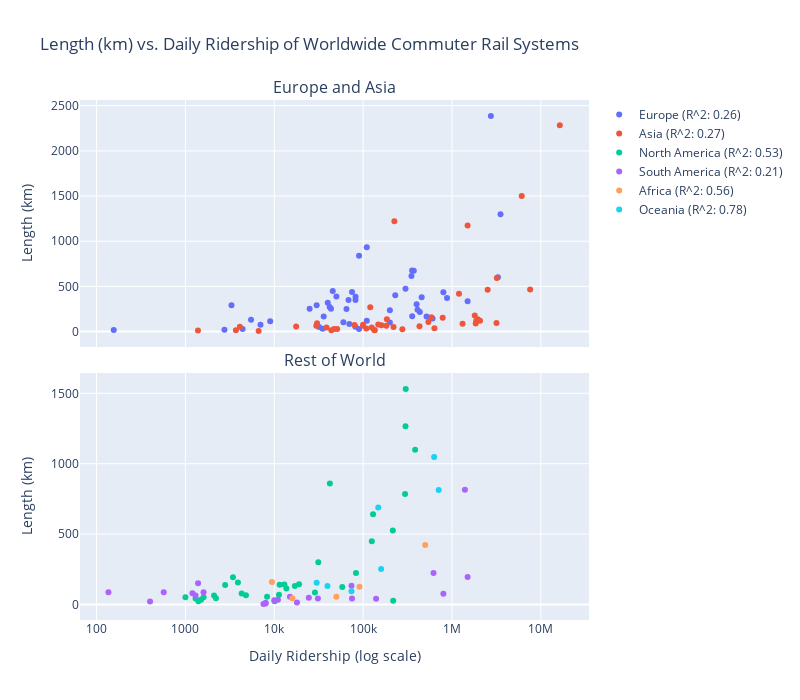

Notebook code for this chart:
### Markdown cell above
## Length vs. Daily Ridership
This plot compares the length of commuter rail networks (in kilometers) with daily ridership across continents. The first subplot contains Europe and Asia, and the second has the rest of the world. Systems with higher ridership tend to have longer networks, mostly in Europe and Asia. JR East, Japan’s largest rail operator, stands out as a significant outlier with exceptionally high daily ridership compared to other systems, due to the efficiency and popularity of its dense commuter rail network. Other continents show a wider scatter, meaning more ridership variation compared to the network's length.

The legend also contains a calculated $R^2$ value for the relationship between length and daily ridership. North America’s relatively low $R^2$ of $0.53$ shows the varied use its commuter rail systems.

### Code cell
from plotly.subplots import make_subplots
import plotly.graph_objects as go
import numpy as np
from scipy.stats import linregress

continent_df = continent_df[continent_df["Daily ridership"] > 0]
europe = continent_df[continent_df["Continent"] == "Europe"]
asia = continent_df[continent_df["Continent"] == "Asia"]
north_america = continent_df[continent_df["Continent"] == "North America"]
south_america = continent_df[continent_df["Continent"] == "South America"]
africa = continent_df[continent_df["Continent"] == "Africa"]
oceania = continent_df[continent_df["Continent"] == "Oceania"]

def calculate_r2(x, y):
    if len(x) > 1:
        slope, intercept, r_value, p_value, std_err = linregress(x, y)
        return r_value**2
    else:
        return None
    
europe_r2 = calculate_r2(np.log(europe["Daily ridership"]), europe["Length (km)"])
asia_r2 = calculate_r2(np.log(asia["Daily ridership"]), asia["Length (km)"])
north_america_r2 = calculate_r2(np.log(north_america["Daily ridership"]), north_america["Length (km)"])
south_america_r2 = calculate_r2(np.log(south_america["Daily ridership"]), south_america["Length (km)"])
africa_r2 = calculate_r2(np.log(africa["Daily ridership"]), africa["Length (km)"])
oceania_r2 = calculate_r2(np.log(oceania["Daily ridership"]), oceania["Length (km)"])

fig = make_subplots(rows=2, cols=1, shared_xaxes=True, subplot_titles=("Europe and Asia", "Rest of World"), vertical_spacing=0.05)

fig.append_trace(go.Scatter(x=europe["Daily ridership"], y=europe["Length (km)"], mode="markers", hovertext=europe["Name"], name=f"Europe (R^2: {europe_r2:.2f})"), row=1, col=1)
fig.append_trace(go.Scatter(x=asia["Daily ridership"], y=asia["Length (km)"], mode="markers", hovertext=asia["Name"], name=f"Asia (R^2: {asia_r2:.2f})"), row=1, col=1)
fig.append_trace(go.Scatter(x=north_america["Daily ridership"], y=north_america["Length (km)"], mode="markers", hovertext=north_america["Name"], name=f"North America (R^2: {north_america_r2:.2f})"), row=2, col=1)
fig.append_trace(go.Scatter(x=south_america["Daily ridership"], y=south_america["Length (km)"], mode="markers", hovertext=south_america["Name"], name=f"South America (R^2: {south_america_r2:.2f})"), row=2, col=1)
fig.append_trace(go.Scatter(x=africa["Daily ridership"], y=africa["Length (km)"], mode="markers", hovertext=africa["Name"], name=f"Africa (R^2: {africa_r2:.2f})"), row=2, col=1)
fig.append_trace(go.Scatter(x=oceania["Daily ridership"], y=oceania["Length (km)"], mode="markers", hovertext=oceania["Name"], name=f"Oceania (R^2: {oceania_r2:.2f})"), row=2, col=1)

fig.update_layout(title_text="Length (km) vs. Daily Ridership of Worldwide Commuter Rail Systems",autosize=False,width=800,height=700,)
fig.update_xaxes(title_text="Daily Ridership (log scale)", type="log", row=2, col=1)
fig.update_yaxes(title_text="Length (km)", row=1, col=1)
fig.update_yaxes(title_text="Length (km)", row=2, col=1)

fig.update_xaxes(type="log")
fig.show()

### Figure 1 — Plotly figure (JSON) as saved in the notebook; plotly's stock layout.template omitted (floating-point values rounded to 4 significant figures)
{"data": [{"hovertext": ["S-Bahn Steiermark", "Tyrol S-Bahn", "S-Bahn Wien", "Brussels GEN/RER", "Split Suburban Railway", "Esko Prague", "S-train1", "Helsinki commuter rail", "Réseau Express Régional 1", "Transilien", "Berlin S-Bahn1", "Dresden S-Bahn", "Rhine-Main S-Bahn", "Hamburg S-Bahn1", "Hanover S-Bahn", "S-Bahn Mitteldeutschland", "S-Bahn Mittelelbe", "RheinNeckar S-Bahn", "Munich S-Bahn", "Nuremberg S-Bahn", "Rhein-Ruhr S-Bahn", "Stuttgart S-Bahn", "Athens Suburban Railway", "Proastiakos Patras", "BHÉV", "Dublin Area Rapid Transit", "Bologna metropolitan railway service", "Milan suburban railway service", "FL lines", "Rome–Lido railway", "Jæren Commuter Rail", "Trønderbanen", "CFR Săgeata Albastră", "Moscow Suburban Railway", "BG Voz", "Rodalies Barcelona", "Cercanías Madrid", "Cercanías Sevilla", "Cercanías Valencia", "Gothenburg commuter rail", "Östergötland commuter rail", "Pågatågen", "Stockholm commuter rail", "Roslagsbanan and Saltsjöbanan", "Basel S-Bahn", "Zürich S-Bahn", "Kyiv Urban Electric Train", "Merseyrail", "London Overground"], "mode": "markers", "name": "Europe (R^2: 0.26)", "x": [45520.0, 42000.0, 300000.0, 68500.0, 156.0, 110000.0, 357000.0, 200000.0, 3290000.0, 3521000.0, 1500000.0, 36000.0, 400000.0, 605000.0, 82190.0, 90000.0, 5479.0, 75000.0, 800000.0, 40000.0, 356000.0, 435000.0, 30000.0, 4400.0, 200000.0, 81900.0, 82080.0, 230000.0, 372000.0, 90000.0, 7000.0, 3300.0, 2750.0, 2740000.0, 35000.0, 350000.0, 880000.0, 25000.0, 43500.0, 60000.0, 9000.0, 50000.0, 410000.0, 70000.0, 65000.0, 456100.0, 32000.0, 110000.0, 517800.0], "y": [450.0, 271.0, 475.0, 350.0, 17.8, 933.0, 170.0, 236.0, 602.0, 1299.0, 335.2, 166.0, 303.0, 144.0, 385.0, 839.0, 130.0, 437.0, 434.0, 320.0, 676.0, 215.0, 292.0, 29.0, 101.0, 53.0, 350.0, 403.0, 672.0, 28.0, 75.0, 290.0, 20.0, 2385.0, 31.3, 615.0, 370.0, 251.0, 252.0, 104.0, 115.0, 388.0, 241.0, 83.0, 250.0, 380.0, 50.0, 120.7, 167.0], "type": "scatter", "xaxis": "x", "yaxis": "y"}, {"hovertext": ["Baku suburban railway", "MTR", "Chennai Suburban Railway", "Lucknow-Kanpur Suburban Railway", "Hyderabad MMTS", "Kolkata Suburban Railway", "Pune Suburban Railway", "Mumbai Suburban Railway", "KRL Commuterline", "Soekarno–Hatta Airport Rail Link", "KRL Commuterline Yogyakarta–Solo", "Israel Railways", "Nishi-Nippon Railroad", "Amagi Railway", "Aichi Loop Line", "Johoku Line", "Nagoya Seaside Rapid Railway", "Hankyu Railway", "Kobe Electric Railway", "Nankai Electric Railway", "Semboku Rapid Railway", "Sendai Airport Transit", "JR East", "Hokuso Railway", "Keihin Electric Express Railway", "Keio Corporation", "Keisei Electric Railway", "Metropolitan Intercity Railway Company", "Odakyu Electric Railway", "Sagami Railway", "Seibu Railway", "Shin-Keisei Electric Railway", "Tobu Railway", "Tokyu Corporation", "Toyo Rapid Railway", "Korail", "A'REX", "Korail", "KTM Komuter", "Express Rail Link", "Yangon Circular Railway", "Philippine National Railways Metro Commuter Line", "Airport Rail Link", "Marmaray", "İZBAN"], "mode": "markers", "name": "Asia (R^2: 0.27)", "x": [30300.0, 1877000.0, 1500000.0, 80000.0, 220000.0, 6100000.0, 100000.0, 7585000.0, 1200000.0, 4100.0, 29740.0, 225000.0, 543000.0, 3700.0, 38760.0, 1384.0, 43890.0, 1950000.0, 160900.0, 586900.0, 135400.0, 6670.0, 16360000.0, 108700.0, 1316000.0, 1851000.0, 786100.0, 431100.0, 2069000.0, 634900.0, 1805000.0, 276500.0, 2522000.0, 3172000.0, 133000.0, 3197000.0, 182300.0, 51100.0, 120400.0, 17630.0, 125000.0, 100000.0, 47000.0, 148000.0, 185000.0], "y": [91.0, 119.7, 1174.0, 72.0, 50.0, 1501.0, 64.0, 465.0, 418.0, 54.3, 65.4, 1221.0, 106.1, 13.7, 45.3, 11.2, 15.2, 136.0, 69.2, 157.9, 14.3, 7.1, 2283.0, 32.3, 87.0, 88.3, 152.8, 58.3, 120.5, 35.9, 176.6, 26.5, 463.3, 94.5, 16.2, 591.4, 63.8, 28.0, 269.0, 57.0, 45.9, 75.7, 28.6, 76.6, 136.0], "type": "scatter", "xaxis": "x", "yaxis": "y"}, {"hovertext": ["Exo commuter rail", "GO Transit", "Union Pearson Express", "West Coast Express", "Tren Suburbano", "New Mexico Rail Runner Express", "Capital MetroRail", "MBTA Commuter Rail", "Metra", "South Shore Line", "Trinity Railway Express", "A-train", "TEXRail", "RTD Commuter Rail", "Metrolink", "Tri-Rail", "Northstar Commuter Rail", "WeGo Star", "CTrail", "Long Island Rail Road", "Metro-North Railroad", "NJ Transit", "SunRail", "SEPTA Regional Rail", "Westside Express Service", "FrontRunner", "Coaster", "Caltrain", "Altamont Corridor Express", "Sonoma–Marin Area Rail Transit", "Sounder commuter rail", "MARC", "Virginia Railway Express"], "mode": "markers", "name": "North America (R^2: 0.53)", "x": [83100.0, 216000.0, 10090.0, 11300.0, 218000.0, 3900.0, 1600.0, 129400.0, 296600.0, 11500.0, 8300.0, 1500.0, 1301.0, 28700.0, 42260.0, 13700.0, 2100.0, 1000.0, 3431.0, 385000.0, 300000.0, 301700.0, 4300.0, 125300.0, 1400.0, 13000.0, 4800.0, 58250.0, 2800.0, 2206.0, 17060.0, 31300.0, 19000.0], "y": [224.6, 526.0, 23.3, 69.0, 27.0, 156.0, 51.0, 641.0, 785.0, 140.0, 54.7, 33.8, 43.8, 85.29, 859.0, 114.1, 64.0, 51.5, 194.5, 1100.0, 1267.0, 1530.0, 78.7, 450.0, 23.7, 142.0, 66.0, 124.6, 138.0, 45.0, 132.0, 301.0, 145.0], "type": "scatter", "xaxis": "x2", "yaxis": "y2"}, {"hovertext": ["Buenos Aires Metropolitan Area Rail Network", "Tren de las Sierras", "University train of La Plata", "Tren del Valle", "Servicio Regional Salta", "Posadas-Encarnación International Train", "Fortaleza Metro", "Sistema de Trens Urbanos de João Pessoa", "Maceió Urban Rail", "Sistema de Trens Urbanos de Natal", "SuperVia", "Companhia Paulista de Trens Metropolitanos 1", "ViaMobilidade", "VLT de Sobral", "Teresina Metro", "Valparaíso Metro", "Biotren", "Corto Laja", "Metrotren", "Regional Victoria-Temuco", "Talca-Constitución Buscarril", "State Railways Administration of Uruguay", "Sistema Ferroviario Central"], "mode": "markers", "name": "South America (R^2: 0.21)", "x": [1400000.0, 1388.0, 7559.0, 400.0, 570.0, 8000.0, 31000.0, 10000.0, 11000.0, 15000.0, 620000.0, 1500000.0, 800000.0, 18000.0, 8000.0, 75000.0, 24500.0, 1600.0, 74000.0, 1300.0, 136.0, 1200.0, 140000.0], "y": [815.0, 150.8, 4.6, 21.0, 87.0, 8.0, 43.0, 30.0, 34.3, 56.0, 223.5, 196.0, 76.0, 13.9, 13.5, 43.0, 48.0, 87.3, 133.8, 65.0, 88.0, 80.0, 41.4], "type": "scatter", "xaxis": "x2", "yaxis": "y2"}, {"hovertext": ["Algiers RER", "Nairobi rail service", "Train Express Regional", "Metrorail Western Cape", "Dar es Salaam commuter rail"], "mode": "markers", "name": "Africa (R^2: 0.56)", "x": [91000.0, 9400.0, 50000.0, 500000.0, 16000.0], "y": [126.5, 160.0, 55.0, 423.0, 45.0], "type": "scatter", "xaxis": "x2", "yaxis": "y2"}, {"hovertext": ["Railways in Adelaide", "Railways in South East Queensland", "Metro Trains Melbourne1", "Transperth", "Sydney Trains1", "AT Metro", "Metlink"], "mode": "markers", "name": "Oceania (R^2: 0.78)", "x": [39700.0, 148000.0, 630000.0, 159600.0, 709000.0, 74000.0, 30000.0], "y": [132.0, 689.0, 1047.0, 253.0, 813.0, 95.0, 154.0], "type": "scatter", "xaxis": "x2", "yaxis": "y2"}], "layout": {"xaxis": {"anchor": "y", "domain": [0.0, 1.0], "matches": "x2", "showticklabels": false, "type": "log"}, "yaxis": {"anchor": "x", "domain": [0.525, 1.0], "title": {"text": "Length (km)"}}, "xaxis2": {"anchor": "y2", "domain": [0.0, 1.0], "title": {"text": "Daily Ridership (log scale)"}, "type": "log"}, "yaxis2": {"anchor": "x2", "domain": [0.0, 0.475], "title": {"text": "Length (km)"}}, "annotations": [{"font": {"size": 16}, "showarrow": false, "text": "Europe and Asia", "x": 0.5, "xanchor": "center", "xref": "paper", "y": 1.0, "yanchor": "bottom", "yref": "paper"}, {"font": {"size": 16}, "showarrow": false, "text": "Rest of World", "x": 0.5, "xanchor": "center", "xref": "paper", "y": 0.475, "yanchor": "bottom", "yref": "paper"}], "title": {"text": "Length (km) vs. Daily Ridership of Worldwide Commuter Rail Systems"}, "autosize": false, "width": 800, "height": 700}}
